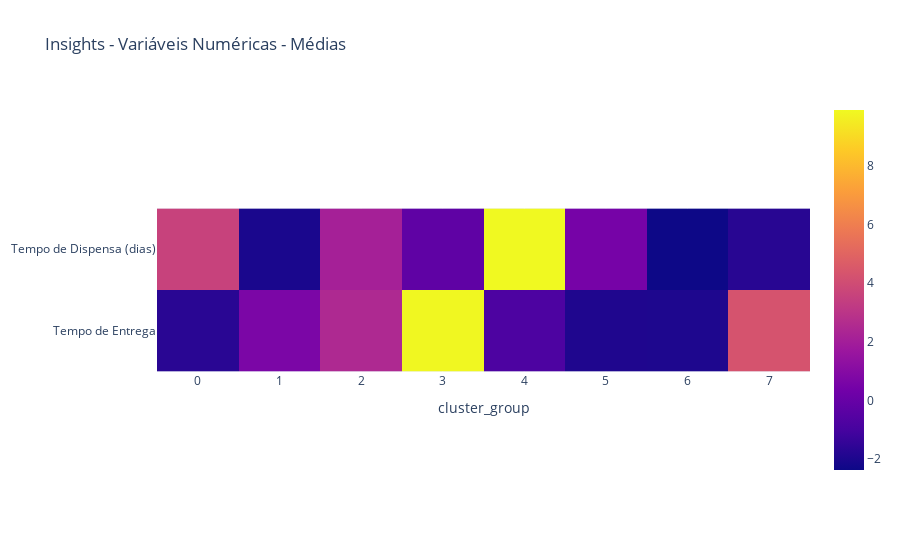
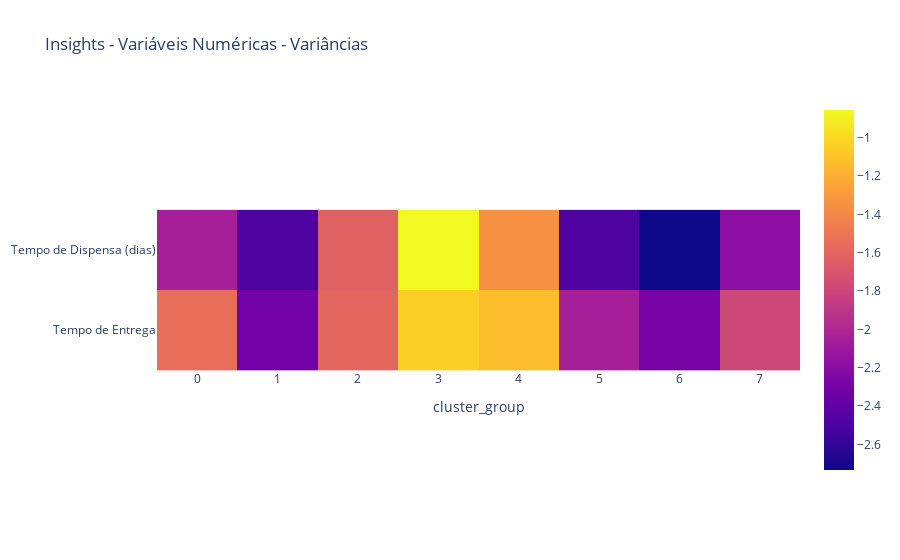

Here is the notebook cell these charts were saved with, in order:
### Code cell
texts, figures, tables = numerical_insights(numerical_group)

print(texts[0])
display(tables[0])
print(texts[1])
display(tables[1])
print(texts[2])
for figure in figures:
    figure.show()
print(texts[3])

### Figure 1 — Plotly figure (JSON) as saved in the notebook; plotly's stock layout.template omitted (floating-point values rounded to 4 significant figures)
{"data": [{"coloraxis": "coloraxis", "hovertemplate": "cluster_group: %{x}<br>y: %{y}<br>color: %{z}<extra></extra>", "name": "0", "type": "heatmap", "x": ["0", "1", "2", "3", "4", "5", "6", "7"], "xaxis": "x", "y": ["Tempo de Dispensa (dias)", "Tempo de Entrega"], "yaxis": "y", "z": [[3.562, -2.049, 2.097, -0.2186, 9.894, 0.4869, -2.37, -1.726], [-1.692, 0.6573, 2.479, 9.846, -0.7761, -1.948, -1.972, 4.283]]}], "layout": {"coloraxis": {"colorscale": [[0, "#0d0887"], [0.1111, "#46039f"], [0.2222, "#7201a8"], [0.3333, "#9c179e"], [0.4444, "#bd3786"], [0.5556, "#d8576b"], [0.6667, "#ed7953"], [0.7778, "#fb9f3a"], [0.8889, "#fdca26"], [1, "#f0f921"]]}, "title": {"text": "Insights - Variáveis Numéricas - Médias"}, "xaxis": {"anchor": "y", "constrain": "domain", "domain": [0, 1], "scaleanchor": "y", "title": {"text": "cluster_group"}}, "yaxis": {"anchor": "x", "autorange": "reversed", "constrain": "domain", "domain": [0, 1]}}}

### Figure 2 — Plotly figure (JSON) as saved in the notebook; plotly's stock layout.template omitted (floating-point values rounded to 4 significant figures)
{"data": [{"coloraxis": "coloraxis", "hovertemplate": "cluster_group: %{x}<br>y: %{y}<br>color: %{z}<extra></extra>", "name": "0", "type": "heatmap", "x": ["0", "1", "2", "3", "4", "5", "6", "7"], "xaxis": "x", "y": ["Tempo de Dispensa (dias)", "Tempo de Entrega"], "yaxis": "y", "z": [[-2.057, -2.488, -1.621, -0.8545, -1.351, -2.484, -2.733, -2.179], [-1.541, -2.316, -1.589, -1.042, -1.127, -2.056, -2.283, -1.782]]}], "layout": {"coloraxis": {"colorscale": [[0, "#0d0887"], [0.1111, "#46039f"], [0.2222, "#7201a8"], [0.3333, "#9c179e"], [0.4444, "#bd3786"], [0.5556, "#d8576b"], [0.6667, "#ed7953"], [0.7778, "#fb9f3a"], [0.8889, "#fdca26"], [1, "#f0f921"]]}, "title": {"text": "Insights - Variáveis Numéricas - Variâncias"}, "xaxis": {"anchor": "y", "constrain": "domain", "domain": [0, 1], "scaleanchor": "y", "title": {"text": "cluster_group"}}, "yaxis": {"anchor": "x", "autorange": "reversed", "constrain": "domain", "domain": [0, 1]}}}
